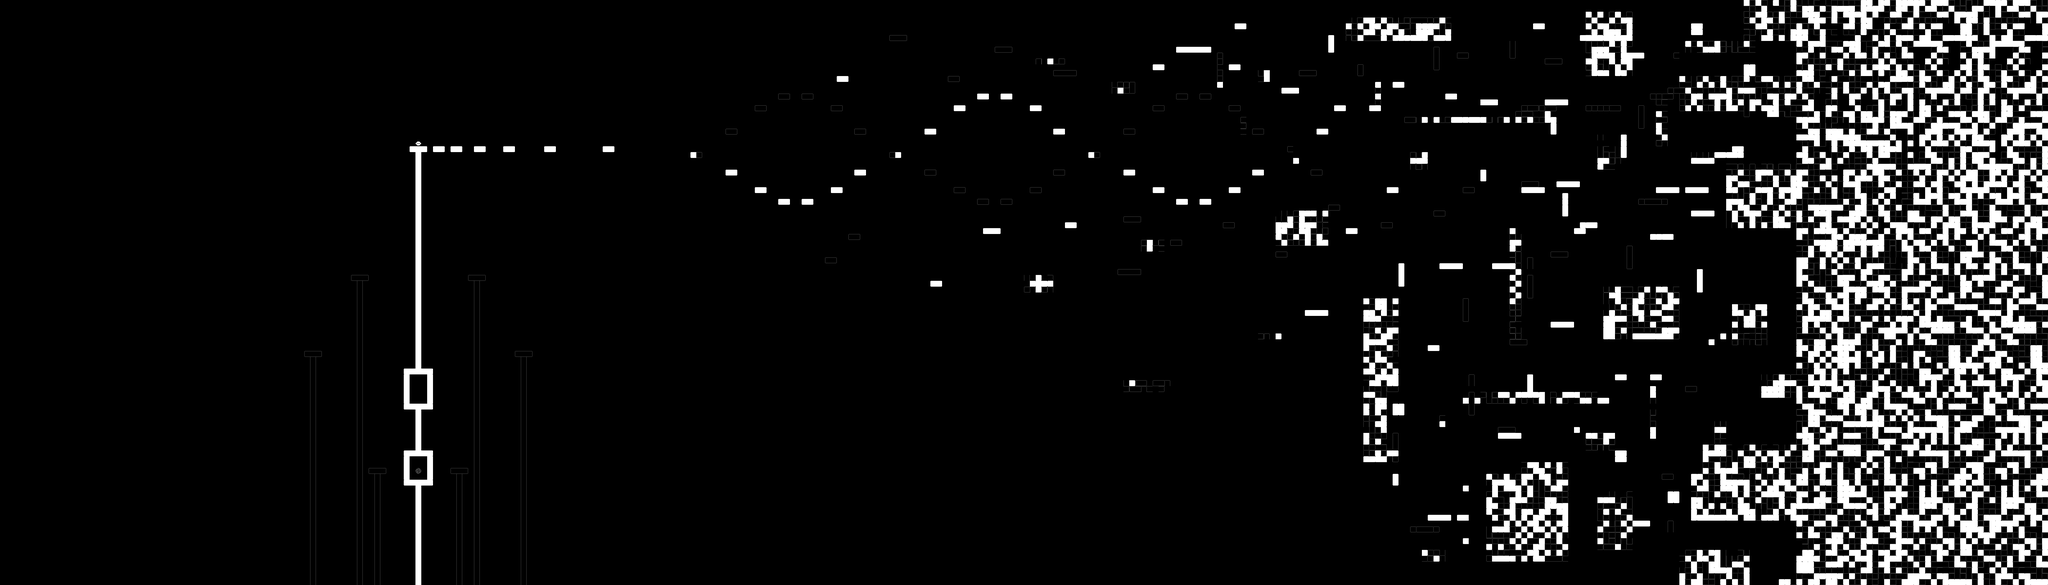

This game map was drawn from its Tiled (.tmx) file and the tilesets committed beside it. A one-line description and the trimmed map source follow:
An orthogonal 350x100 tile map with 16x16 px tiles, 1 tile layer (Tile Layer 1).

<map version="1.0" orientation="orthogonal" renderorder="right-down" width="350" height="100" tilewidth="16" tileheight="16" nextobjectid="1">
 <tileset firstgid="1" name="TileSheet" tilewidth="16" tileheight="16" tilecount="240">
  <image source="../TileSheet.png" width="320" height="192" />
 </tileset>
 <layer name="Tile Layer 1" width="350" height="100">
  <data>[35000 cells, 35000 non-empty, 25 distinct tile ids]</data>
 </layer>
</map>
